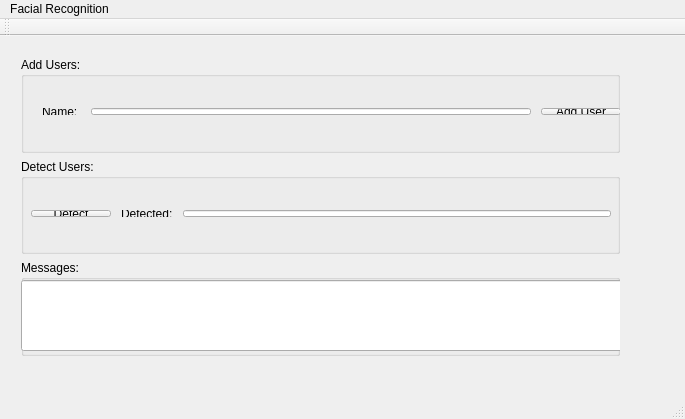
<?xml version="1.0" encoding="UTF-8"?>
<ui version="4.0">
 <class>MainWindow</class>
 <widget class="QMainWindow" name="MainWindow">
  <property name="geometry">
   <rect>
    <x>0</x>
    <y>0</y>
    <width>685</width>
    <height>419</height>
   </rect>
  </property>
  <property name="windowTitle">
   <string>MainWindow</string>
  </property>
  <widget class="QWidget" name="centralWidget">
   <widget class="QWidget" name="">
    <property name="geometry">
     <rect>
      <x>10</x>
      <y>10</y>
      <width>621</width>
      <height>321</height>
     </rect>
    </property>
    <layout class="QVBoxLayout" name="verticalLayout">
     <item>
      <widget class="QGroupBox" name="gbAddUsers">
       <property name="title">
        <string>Add Users:</string>
       </property>
       <widget class="QWidget" name="">
        <property name="geometry">
         <rect>
          <x>10</x>
          <y>40</y>
          <width>601</width>
          <height>29</height>
         </rect>
        </property>
        <layout class="QHBoxLayout" name="horizontalLayout_2">
         <property name="spacing">
          <number>10</number>
         </property>
         <item>
          <widget class="QLabel" name="txtUser">
           <property name="text">
            <string>Name: </string>
           </property>
          </widget>
         </item>
         <item>
          <widget class="QLineEdit" name="txtUserName"/>
         </item>
         <item>
          <widget class="QPushButton" name="btnAddUser">
           <property name="text">
            <string>Add User</string>
           </property>
          </widget>
         </item>
        </layout>
       </widget>
      </widget>
     </item>
     <item>
      <widget class="QGroupBox" name="gbDetcetUsers">
       <property name="title">
        <string>Detect Users:</string>
       </property>
       <widget class="QWidget" name="">
        <property name="geometry">
         <rect>
          <x>10</x>
          <y>40</y>
          <width>591</width>
          <height>29</height>
         </rect>
        </property>
        <layout class="QHBoxLayout" name="horizontalLayout">
         <property name="spacing">
          <number>10</number>
         </property>
         <property name="leftMargin">
          <number>0</number>
         </property>
         <item>
          <widget class="QPushButton" name="btnDetect">
           <property name="text">
            <string>Detect</string>
           </property>
          </widget>
         </item>
         <item>
          <widget class="QLabel" name="txtDetected">
           <property name="text">
            <string>Detected:</string>
           </property>
          </widget>
         </item>
         <item>
          <widget class="QLineEdit" name="txtDetectedUser"/>
         </item>
        </layout>
       </widget>
      </widget>
     </item>
     <item>
      <widget class="QGroupBox" name="gbMessages">
       <property name="title">
        <string>Messages:</string>
       </property>
       <widget class="QLineEdit" name="txtMessages">
        <property name="geometry">
         <rect>
          <x>0</x>
          <y>20</y>
          <width>611</width>
          <height>71</height>
         </rect>
        </property>
       </widget>
      </widget>
     </item>
    </layout>
   </widget>
  </widget>
  <widget class="QMenuBar" name="menuBar">
   <property name="geometry">
    <rect>
     <x>0</x>
     <y>0</y>
     <width>685</width>
     <height>25</height>
    </rect>
   </property>
   <widget class="QMenu" name="menuFacial_Recognition">
    <property name="title">
     <string>Facial Recognition</string>
    </property>
   </widget>
   <addaction name="menuFacial_Recognition"/>
  </widget>
  <widget class="QToolBar" name="mainToolBar">
   <attribute name="toolBarArea">
    <enum>TopToolBarArea</enum>
   </attribute>
   <attribute name="toolBarBreak">
    <bool>false</bool>
   </attribute>
  </widget>
  <widget class="QStatusBar" name="statusBar"/>
 </widget>
 <layoutdefault spacing="6" margin="11"/>
 <resources/>
 <connections/>
</ui>
